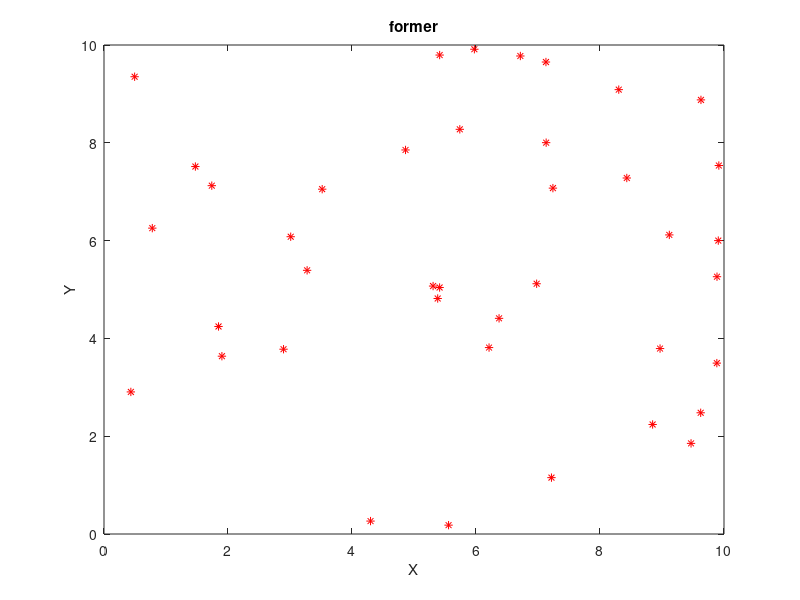
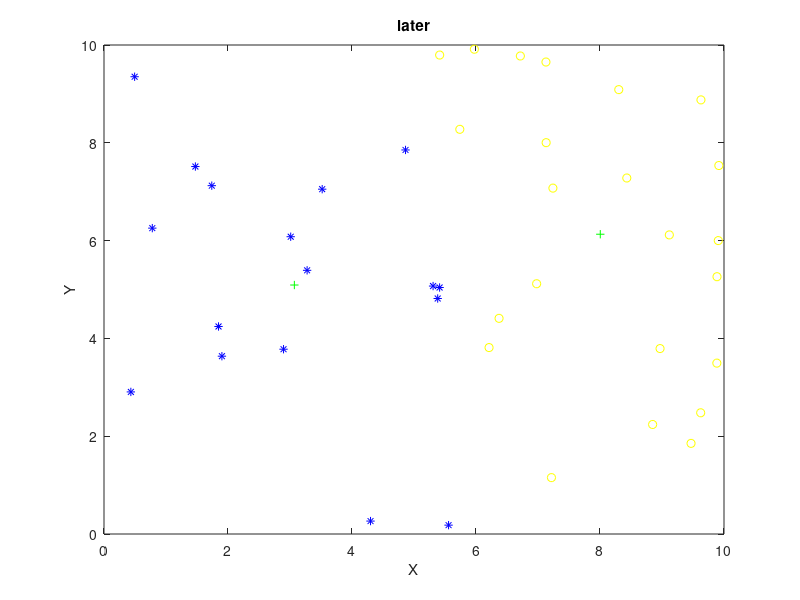

MATLAB code for these plots, in order:
% 利用K-均值聚类的原理，实现对一组数据的分类。这里以一组二维的点为例。N = 40; % 点的个数X = 10*rand(1,N);Y = 10*rand(1,N); % 随机生成一组横纵坐标取值均在（0,10）之间的点，X Y 分别代表横纵坐标plot(X, Y, 'r*'); % 绘出原始的数据点xlabel('X');ylabel('Y');title('former');n = 2; %将所有的数据点分为两类m = 1; %迭代次数eps = 1e-7; % 迭代结束的阈值u1 = [X(1),Y(1)]; %初始化第一个聚类中心u2 = [X(2),Y(2)]; %初始化第二个聚类中心U1 = zeros(2,100);U2 = zeros(2,100); %U1,U2 用于存放各次迭代两个聚类中心的横纵坐标U1(:,2) = u1;U2(:,2) = u2;D = zeros(2,N); %初始化数据点与聚类中心的距离while(abs(U1(1,m) - U1(1,m+1)) > eps || abs(U1(2,m) - U1(2,m+1) > eps || abs(U2(1,m) - U2(1,m+1)) > eps || abs(U2(2,m) - U2(2,m+1)) > eps))    m = m +1;    % 计算所有点到两个聚类中心的距离for i = 1 : N   	 D(1,i) = sqrt((X(i) - U1(1,m))^2 + (Y(i) - U1(2,m))^2);endfor i = 1 : N    		D(2,i) = sqrt((X(i) - U2(1,m))^2 + (Y(i) - U2(2,m))^2);endA = zeros(2,N); % A用于存放第一类的数据点B = zeros(2,N); % B用于存放第二类的数据点for k = 1: N    	[MIN,index] = min(D(:,k));     	if index == 1  % 点属于第一个聚类中心        A(1,k) = X(k);        A(2,k) = Y(k);    	else           % 点属于第二个聚类中心        B(1,k) = X(k);        B(2,k) = Y(k);    	endendindexA = find(A(1,:) ~= 0); % 找出第一类中的点indexB = find(B(1,:) ~= 0); % 找出第二类中的点U1(1,m+1) = mean(A(1,indexA));U1(2,m+1) = mean(A(2,indexA));U2(1,m+1) = mean(B(1,indexB));U2(2,m+1) = mean(B(2,indexB)); % 更新两个聚类中心endfigure;plot(A(1,indexA) , A(2,indexA), '*b'); % 作出第一类点的图形hold onplot(B(1,indexB) , B(2,indexB), 'oy'); %作出第二类点的图形hold oncenterx = [U1(1,m) U2(1,m)];centery = [U1(2,m) U2(2,m)];plot(centerx , centery, '+g'); % 画出两个聚类中心点xlabel('X');ylabel('Y');title('later');disp(['迭代的次数为:',num2str(m)]);